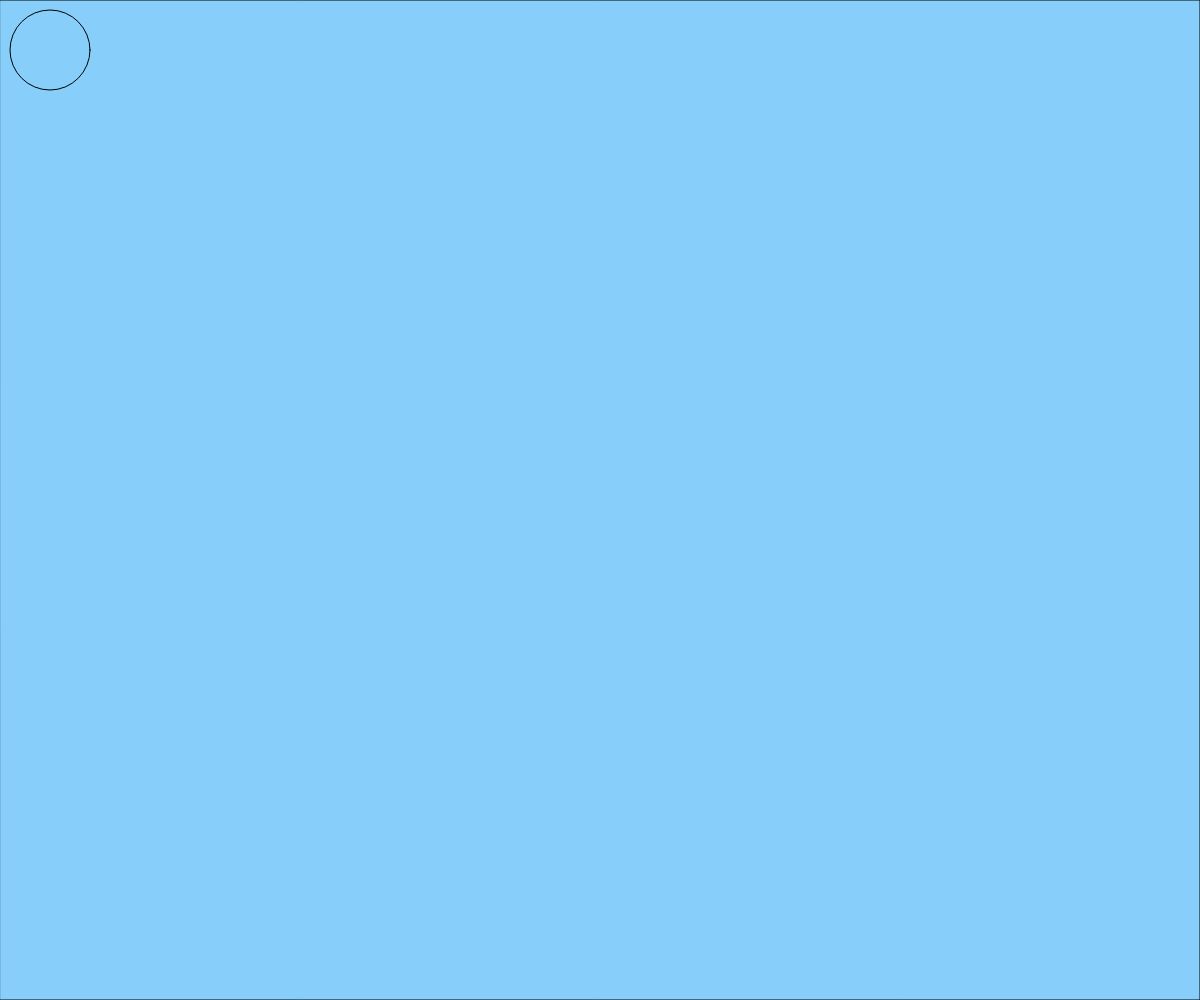
Frame 1 (no input)
Frame 60 (no input): identical to frame 1, image omitted
Frame 120 (the mouse pressed at the canvas centre since frame 60): identical to frame 1, image omitted

The p5.js sketch that drew this single still picture (run headless with seeded random() and noise() and a simulated clock; from frame 60 on, the mouse is pressed at the canvas centre):

// p5.js sketch
// ── sketch.js
function setup() {
  // put setup code here
	createCanvas(windowWidth, windowHeight);
}

function draw() {
  // put drawing code here
  fill("LightSkyBlue");
	rect(0, 0, windowWidth, windowHeight);
  ellipse(50, 50, 80, 80);
}
